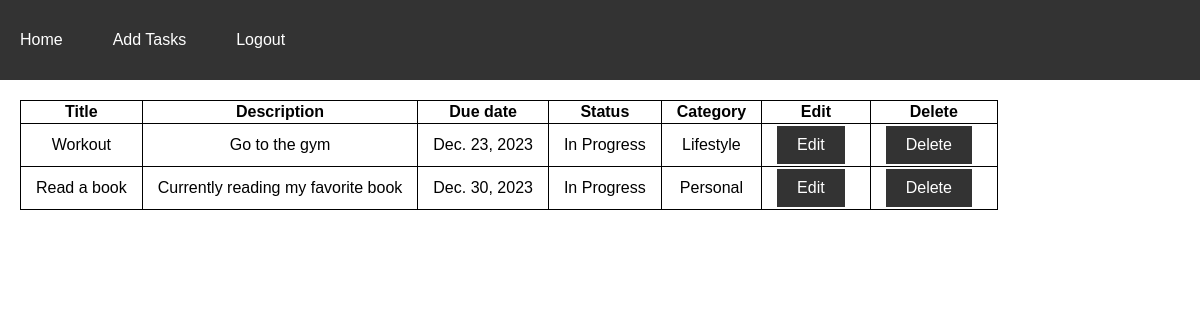
The app's page / (signed in) with its own data.
### taskmanager/models.py (models this page shows, shortened)
class Task(models.Model):
    STATUS_CHOICES = [
        ('Pending', 'Pending'),
        ('In Progress', 'In Progress'),
        ('Completed', 'Completed'),
    ]
    title = models.CharField(max_length=200)
    description = models.TextField()
    due_date = models.DateField()
    status = models.CharField(max_length=20, choices=STATUS_CHOICES, default='Pending')
    category = models.ForeignKey(Category, on_delete=models.CASCADE)

class Category(models.Model):
    name = models.CharField(max_length=100)
    description = models.TextField()
    def __str__(self):
        return self.name

### taskmanager/views.py (the view)
# urls.py: path('', display_items, name='display_items'),
def display_items(request):
    items = Task.objects.all()
    return render(request, 'taskmanager/display_items.html', {'items': items})

### templates/taskmanager/display_items.html (shortened to what this page needs)
<!DOCTYPE html>
<html>
  <head>
  </head>
  <body>
    {% extends "base.html" %} {% block content %}
    <div>
      <table>
        <thead>
          <tr>
            <th>Title</th>
            <th>Description</th>
            <th>Due date</th>
            <th>Status</th>
            <th>Category</th>
            <th>Edit</th>
            <th>Delete</th>
          </tr>
        </thead>
        <tbody>
          {% for item in items %}
          <tr>
            <td>{{ item.title }}</td>
            <td>{{ item.description }}</td>
            <td>{{ item.due_date }}</td>
            <td>{{ item.status }}</td>
            <td>{{ item.category }}</td>
            <td>
              <a href="{% url 'taskmanager:edit_item' item.id %}">Edit</a>
            </td>
            <td>
              <a href="{% url 'taskmanager:delete_item' item.id %}">Delete</a>
            </td>
          </tr>
          {% endfor %}
        </tbody>
      </table>
    </div>
    {% endblock %}

### templates/taskmanager/display_items.html (style rules this page uses)
body { margin: 0; padding: 0; display: flex; }
table { width: 100%; border-collapse: collapse; }
th, td { border: 1px solid black; text-align: center; vertical-align: middle; padding: 2px 15px; }

### templates/base.html (style rules this page uses)
body { margin: 0; padding: 0; font-family: Arial, sans-serif; }
a { padding: 10px 20px; text-decoration: none; color: #ffffff; background-color: #333333; display: inline-block; margin-right: 10px; }

### records on screen
Task: title "Workout", description "Go to the gym", due_date "Dec. 23, 2023", status "In Progress", category "Lifestyle"
Task: title "Read a book", description "Currently reading my favorite book", due_date "Dec. 30, 2023", status "In Progress", category "Personal"
